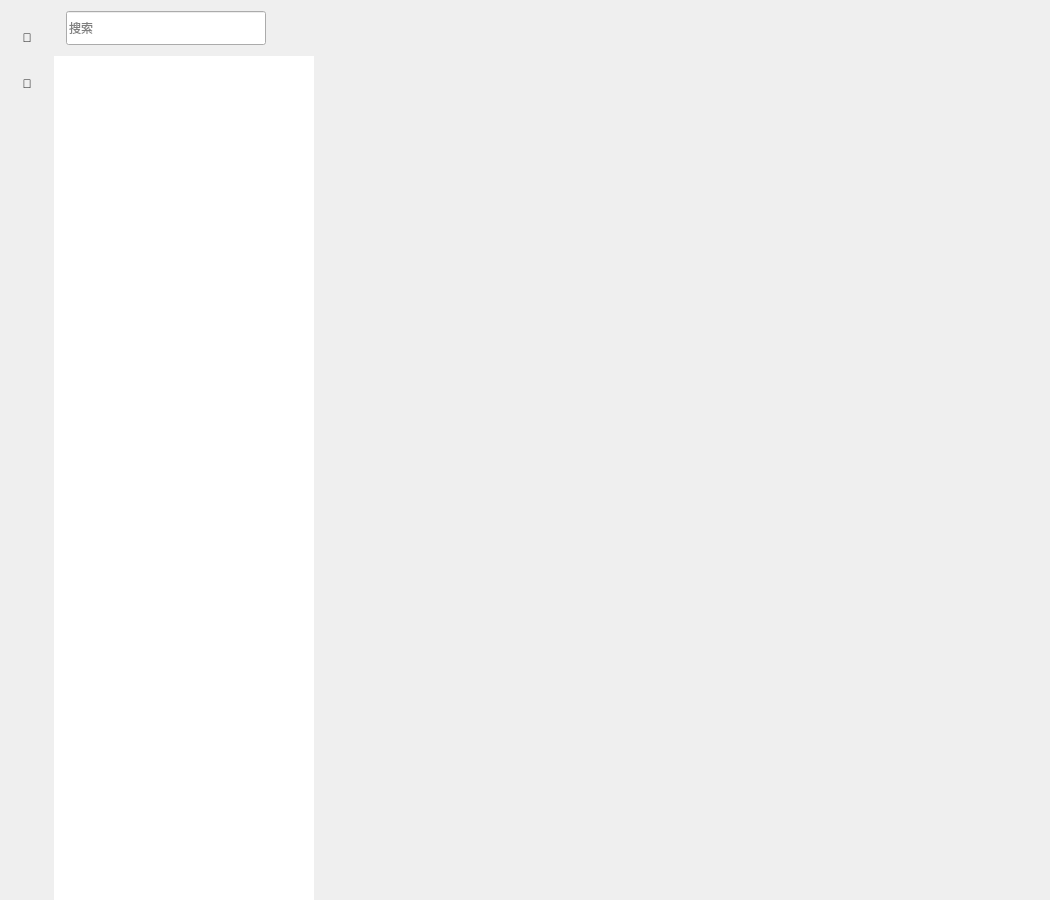
<?xml version="1.0" encoding="UTF-8"?>
<ui version="4.0">
 <class>ChatDialog</class>
 <widget class="QDialog" name="ChatDialog">
  <property name="geometry">
   <rect>
    <x>0</x>
    <y>0</y>
    <width>1050</width>
    <height>900</height>
   </rect>
  </property>
  <property name="windowTitle">
   <string>聊天</string>
  </property>
  <layout class="QHBoxLayout" name="rootLayout">
   <property name="spacing">
    <number>0</number>
   </property>
   <property name="leftMargin">
    <number>0</number>
   </property>
   <property name="topMargin">
    <number>0</number>
   </property>
   <property name="rightMargin">
    <number>0</number>
   </property>
   <property name="bottomMargin">
    <number>0</number>
   </property>
   <item>
    <widget class="QWidget" name="side_bar">
     <property name="minimumSize">
      <size>
       <width>54</width>
       <height>0</height>
      </size>
     </property>
     <property name="maximumSize">
      <size>
       <width>54</width>
       <height>16777215</height>
      </size>
     </property>
     <layout class="QVBoxLayout" name="sideLayout">
      <property name="spacing">
       <number>18</number>
      </property>
      <property name="leftMargin">
       <number>0</number>
      </property>
      <property name="topMargin">
       <number>24</number>
      </property>
      <property name="rightMargin">
       <number>0</number>
      </property>
      <property name="bottomMargin">
       <number>24</number>
      </property>
      <item alignment="Qt::AlignHCenter">
       <widget class="QLabel" name="side_chat_lb">
        <property name="minimumSize">
         <size>
          <width>28</width>
          <height>28</height>
         </size>
        </property>
        <property name="maximumSize">
         <size>
          <width>28</width>
          <height>28</height>
         </size>
        </property>
        <property name="text">
         <string>💬</string>
        </property>
        <property name="alignment">
         <set>Qt::AlignCenter</set>
        </property>
       </widget>
      </item>
      <item alignment="Qt::AlignHCenter">
       <widget class="QLabel" name="side_contact_lb">
        <property name="minimumSize">
         <size>
          <width>28</width>
          <height>28</height>
         </size>
        </property>
        <property name="maximumSize">
         <size>
          <width>28</width>
          <height>28</height>
         </size>
        </property>
        <property name="text">
         <string>👤</string>
        </property>
        <property name="alignment">
         <set>Qt::AlignCenter</set>
        </property>
       </widget>
      </item>
      <item>
       <spacer name="sideSpacer">
        <property name="orientation">
         <enum>Qt::Vertical</enum>
        </property>
        <property name="sizeHint" stdset="0">
         <size>
          <width>20</width>
          <height>40</height>
         </size>
        </property>
       </spacer>
      </item>
     </layout>
    </widget>
   </item>
   <item>
    <widget class="QWidget" name="left_panel">
     <property name="minimumSize">
      <size>
       <width>260</width>
       <height>0</height>
      </size>
     </property>
     <property name="maximumSize">
      <size>
       <width>260</width>
       <height>16777215</height>
      </size>
     </property>
     <layout class="QVBoxLayout" name="leftLayout">
      <property name="spacing">
       <number>0</number>
      </property>
      <property name="leftMargin">
       <number>0</number>
      </property>
      <property name="topMargin">
       <number>0</number>
      </property>
      <property name="rightMargin">
       <number>0</number>
      </property>
      <property name="bottomMargin">
       <number>0</number>
      </property>
      <item>
       <widget class="QWidget" name="search_wid">
        <property name="minimumSize">
         <size>
          <width>0</width>
          <height>56</height>
         </size>
        </property>
        <property name="maximumSize">
         <size>
          <width>16777215</width>
          <height>56</height>
         </size>
        </property>
        <layout class="QHBoxLayout" name="searchLayout">
         <property name="spacing">
          <number>8</number>
         </property>
         <property name="leftMargin">
          <number>12</number>
         </property>
         <property name="topMargin">
          <number>10</number>
         </property>
         <property name="rightMargin">
          <number>12</number>
         </property>
         <property name="bottomMargin">
          <number>10</number>
         </property>
         <item>
          <widget class="CustomizeEdit" name="search_edit">
           <property name="minimumSize">
            <size>
             <width>0</width>
             <height>34</height>
            </size>
           </property>
           <property name="placeholderText">
            <string>搜索</string>
           </property>
          </widget>
         </item>
         <item>
          <widget class="ClickedBtn" name="add_btn">
           <property name="minimumSize">
            <size>
             <width>28</width>
             <height>28</height>
            </size>
           </property>
           <property name="maximumSize">
            <size>
             <width>28</width>
             <height>28</height>
            </size>
           </property>
           <property name="text">
            <string/>
           </property>
           <property name="flat">
            <bool>true</bool>
           </property>
          </widget>
         </item>
        </layout>
       </widget>
      </item>
      <item>
       <widget class="QWidget" name="chat_user_wid">
        <layout class="QVBoxLayout" name="listStackLayout">
         <property name="spacing">
          <number>0</number>
         </property>
         <property name="leftMargin">
          <number>0</number>
         </property>
         <property name="topMargin">
          <number>0</number>
         </property>
         <property name="rightMargin">
          <number>0</number>
         </property>
         <property name="bottomMargin">
          <number>0</number>
         </property>
         <item>
          <widget class="ChatUserList" name="chat_user_list">
           <property name="frameShape">
            <enum>QFrame::NoFrame</enum>
           </property>
          </widget>
         </item>
         <item>
          <widget class="QListWidget" name="con_user_list">
           <property name="frameShape">
            <enum>QFrame::NoFrame</enum>
           </property>
          </widget>
         </item>
         <item>
          <widget class="QListWidget" name="search_list">
           <property name="frameShape">
            <enum>QFrame::NoFrame</enum>
           </property>
          </widget>
         </item>
        </layout>
       </widget>
      </item>
     </layout>
    </widget>
   </item>
   <item>
    <widget class="QStackedWidget" name="right_stack">
     <property name="currentIndex">
      <number>0</number>
     </property>
     <widget class="ChatPage" name="chat_page"/>
     <widget class="QWidget" name="empty_page"/>
    </widget>
   </item>
  </layout>
 </widget>
 <customwidgets>
  <customwidget>
   <class>ClickedBtn</class>
   <extends>QPushButton</extends>
   <header location="global">clickedbtn.h</header>
  </customwidget>
  <customwidget>
   <class>CustomizeEdit</class>
   <extends>QLineEdit</extends>
   <header location="global">customizeedit.h</header>
  </customwidget>
  <customwidget>
   <class>ChatUserList</class>
   <extends>QListWidget</extends>
   <header location="global">chatuserlist.h</header>
  </customwidget>
  <customwidget>
   <class>ChatPage</class>
   <extends>QWidget</extends>
   <header location="global">chatpage.h</header>
  </customwidget>
 </customwidgets>
 <resources>
  <include location="rc.qrc"/>
 </resources>
 <connections/>
</ui>
